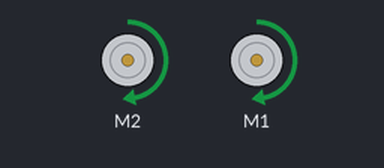
A sketch run on a simulated Arduino Uno, built with avr-gcc and run on an emulated ATmega328P. Shown: 2 × DC motor (green arrow = forward, orange = backward, longer = faster). What the sketch prints to the serial monitor is not drawn.

Above: at 0.1 s.
Timing chart, 0 to 1.6 s (numbered marks = the images above):
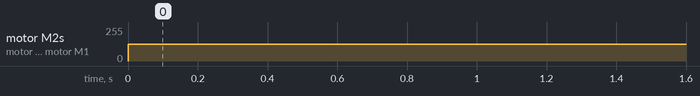

Measured:
- by itself, motor M2, motor M1: stopped → forward 127/255 at 0.00 s

The sketch:

Motors.ino
```cpp
#include "DualMC33926MotorShield.h"

/* To use the motorshield with motors
 1. Declare the motorshield object outside the setup() and loop() functions (something like, " DualMC33926MotorShield "ObjectName"; " )
 2. Initialize the object in the setup, (something like " ObjectName.init(); " )
 3. To set Motor 1 use, " speed ObjectName.setM1speed(int value)" where value goes from -400 to 400; 0 is no speed, -400 is max speed anticlockwise, 400 is max speed clockwise
 4. To set Motor 2 use, " speed ObjectName.setM2speed(int value)" where value goes from -400 to 400; 0 is no speed, -400 is max speed anticlockwise, 400 is max speed clockwise
 5. To get current readigs from motor1 use "ObjectName.getM1CurrentMilliamps() "
 6. To get current readigs from motor2 use "ObjectName.getM2CurrentMilliamps() "
 "stopIfFault()" function is used to see if there is something is wrong with the motor (and stop it), doesn't matter if you use it or not

 */

DualMC33926MotorShield md;

void stopIfFault()
{
  if (md.getFault())
  {
    Serial.println("fault");
    while(1);
  }
}

void setup()
{
  Serial.begin(115200);
  Serial.println("Dual MC33926 Motor Shield");
  md.init();
}

void loop()
{
    int i=200;
    md.setM2Speed(i);
    md.setM1Speed(i);
}
```
